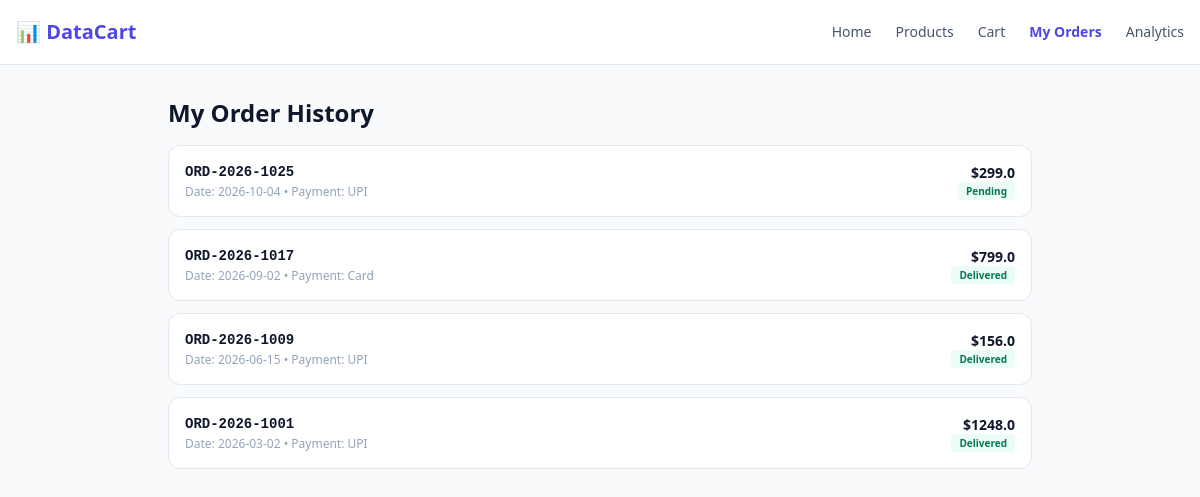
The page /orders on the database its author committed.
### tables this page shows
CREATE TABLE orders (
        id TEXT PRIMARY KEY,
        user_id TEXT NOT NULL,
        order_date TEXT NOT NULL,
        total_amount REAL NOT NULL,
        status TEXT NOT NULL DEFAULT 'Pending',
        payment_method TEXT DEFAULT 'UPI',
        shipping_address TEXT,
        city TEXT,
        pincode TEXT,
        FOREIGN KEY (user_id) REFERENCES users(id)
    );

### app.py (the view)
@app.route('/orders')
def orders():
    user_id = session.get('user_id', 'u-cust-1')
    conn = get_db_connection()
    user_orders = conn.execute('SELECT * FROM orders WHERE user_id = ? ORDER BY order_date DESC', (user_id,)).fetchall()
    conn.close()
    return render_template('orders.html', orders=user_orders)

### app.py (called while the page is built)
def get_db_connection():
    conn = sqlite3.connect(DB_FILE)
    conn.row_factory = sqlite3.Row
    return conn

### templates/orders.html (shortened to what this page needs)
<!DOCTYPE html>
<html lang="en">
<head>
    <script src="https://cdn.tailwindcss.com"></script>
</head>
<body class="bg-slate-50 text-slate-900 font-sans">
    <header class="bg-white border-b border-slate-200 sticky top-0 z-30">
        <div class="max-w-7xl mx-auto px-4 h-16 flex items-center justify-between">
            <a href="/" class="text-xl font-bold text-indigo-600">📊 DataCart</a>
            <nav class="flex items-center gap-6 text-sm font-medium">
                <a href="/" class="text-slate-600 hover:text-slate-900">Home</a>
                <a href="/products" class="text-slate-600 hover:text-slate-900">Products</a>
                <a href="/cart" class="text-slate-600 hover:text-slate-900">Cart</a>
                <a href="/orders" class="text-indigo-600 font-semibold">My Orders</a>
                <a href="/analytics" class="text-slate-600 hover:text-slate-900">Analytics</a>
            </nav>
        </div>
    </header>
    <main class="max-w-4xl mx-auto px-4 py-8 space-y-4">
        <h1 class="text-2xl font-bold">My Order History</h1>
        <div class="space-y-3">
            {% for o in orders %}
            <div class="bg-white p-4 rounded-xl border border-slate-200 flex justify-between items-center text-xs">
                <div>
                    <span class="font-mono font-bold text-slate-900 text-sm">{{ o.id }}</span>
                    <div class="text-slate-400 mt-0.5">Date: {{ o.order_date }} • Payment: {{ o.payment_method }}</div>
                </div>
                <div class="text-right">
                    <div class="text-sm font-bold text-slate-900">${{ o.total_amount }}</div>
                    <span class="px-2 py-0.5 rounded text-[10px] font-semibold bg-emerald-50 text-emerald-700">{{ o.status }}</span>
                </div>
            </div>
            {% else %}
            <div class="bg-white p-8 rounded-xl border border-slate-200 text-center text-slate-400 text-xs">
                No orders recorded yet.
            </div>
            {% endfor %}
        </div>
    </main>
</body>
</html>

### rows shown on the page
orders: id "ORD-2026-1025", order_date "2026-10-04", payment_method "UPI", total_amount "299.0", status "Pending"
orders: id "ORD-2026-1017", order_date "2026-09-02", payment_method "Card", total_amount "799.0", status "Delivered"
orders: id "ORD-2026-1009", order_date "2026-06-15", payment_method "UPI", total_amount "156.0", status "Delivered"
orders: id "ORD-2026-1001", order_date "2026-03-02", payment_method "UPI", total_amount "1248.0", status "Delivered"
